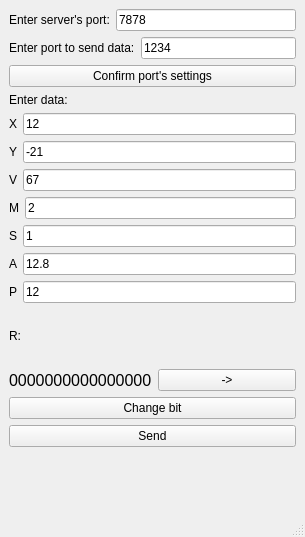
<?xml version="1.0" encoding="UTF-8"?>
<ui version="4.0">
 <class>Server</class>
 <widget class="QMainWindow" name="Server">
  <property name="geometry">
   <rect>
    <x>0</x>
    <y>0</y>
    <width>305</width>
    <height>537</height>
   </rect>
  </property>
  <property name="windowTitle">
   <string>Server</string>
  </property>
  <widget class="QWidget" name="centralwidget">
   <layout class="QVBoxLayout" name="verticalLayout_4">
    <item>
     <layout class="QVBoxLayout" name="verticalLayout_2">
      <item>
       <layout class="QVBoxLayout" name="verticalLayout">
        <item>
         <layout class="QHBoxLayout" name="horizontalLayout_9">
          <item>
           <widget class="QLabel" name="x_label_3">
            <property name="text">
             <string>Enter server's port:</string>
            </property>
           </widget>
          </item>
          <item>
           <widget class="QLineEdit" name="serv_port_edit">
            <property name="text">
             <string>7878</string>
            </property>
           </widget>
          </item>
         </layout>
        </item>
        <item>
         <layout class="QHBoxLayout" name="horizontalLayout_2">
          <item>
           <widget class="QLabel" name="x_label_2">
            <property name="text">
             <string>Enter port to send data:</string>
            </property>
           </widget>
          </item>
          <item>
           <widget class="QLineEdit" name="send_port_edit">
            <property name="text">
             <string>1234</string>
            </property>
           </widget>
          </item>
         </layout>
        </item>
        <item>
         <widget class="QPushButton" name="confirm_button">
          <property name="text">
           <string>Confirm port's settings</string>
          </property>
         </widget>
        </item>
        <item>
         <widget class="QLabel" name="label">
          <property name="text">
           <string>Enter data:</string>
          </property>
         </widget>
        </item>
        <item>
         <layout class="QHBoxLayout" name="horizontalLayout">
          <item>
           <widget class="QLabel" name="x_label">
            <property name="text">
             <string>X</string>
            </property>
           </widget>
          </item>
          <item>
           <widget class="QLineEdit" name="x_edit">
            <property name="text">
             <string>12</string>
            </property>
           </widget>
          </item>
         </layout>
        </item>
        <item>
         <layout class="QHBoxLayout" name="horizontalLayout_3">
          <item>
           <widget class="QLabel" name="y_label">
            <property name="text">
             <string>Y</string>
            </property>
           </widget>
          </item>
          <item>
           <widget class="QLineEdit" name="y_edit">
            <property name="text">
             <string>-21</string>
            </property>
           </widget>
          </item>
         </layout>
        </item>
        <item>
         <layout class="QHBoxLayout" name="horizontalLayout_4">
          <item>
           <widget class="QLabel" name="v_label">
            <property name="text">
             <string>V</string>
            </property>
           </widget>
          </item>
          <item>
           <widget class="QLineEdit" name="v_edit">
            <property name="text">
             <string>67</string>
            </property>
           </widget>
          </item>
         </layout>
        </item>
        <item>
         <layout class="QHBoxLayout" name="horizontalLayout_5">
          <item>
           <widget class="QLabel" name="m_label">
            <property name="text">
             <string>M</string>
            </property>
           </widget>
          </item>
          <item>
           <widget class="QLineEdit" name="m_edit">
            <property name="text">
             <string>2</string>
            </property>
           </widget>
          </item>
         </layout>
        </item>
        <item>
         <layout class="QHBoxLayout" name="horizontalLayout_6">
          <item>
           <widget class="QLabel" name="s_label">
            <property name="text">
             <string>S</string>
            </property>
           </widget>
          </item>
          <item>
           <widget class="QLineEdit" name="s_edit">
            <property name="text">
             <string>1</string>
            </property>
           </widget>
          </item>
         </layout>
        </item>
        <item>
         <layout class="QHBoxLayout" name="horizontalLayout_7">
          <item>
           <widget class="QLabel" name="a_label">
            <property name="text">
             <string>A</string>
            </property>
           </widget>
          </item>
          <item>
           <widget class="QLineEdit" name="a_edit">
            <property name="text">
             <string>12.8</string>
            </property>
           </widget>
          </item>
         </layout>
        </item>
        <item>
         <layout class="QHBoxLayout" name="horizontalLayout_8">
          <item>
           <widget class="QLabel" name="p_label">
            <property name="text">
             <string>P</string>
            </property>
           </widget>
          </item>
          <item>
           <widget class="QLineEdit" name="p_edit">
            <property name="text">
             <string>12</string>
            </property>
           </widget>
          </item>
         </layout>
        </item>
       </layout>
      </item>
      <item>
       <widget class="QLabel" name="label_2">
        <property name="text">
         <string>R:</string>
        </property>
       </widget>
      </item>
      <item>
       <layout class="QVBoxLayout" name="verticalLayout_3">
        <item>
         <layout class="QHBoxLayout" name="horizontalLayout_10">
          <item>
           <widget class="QLabel" name="r_bits">
            <property name="font">
             <font>
              <pointsize>12</pointsize>
             </font>
            </property>
            <property name="text">
             <string>0000000000000000</string>
            </property>
           </widget>
          </item>
          <item>
           <widget class="QPushButton" name="next_bit_button">
            <property name="text">
             <string>-&gt;</string>
            </property>
           </widget>
          </item>
         </layout>
        </item>
        <item>
         <widget class="QPushButton" name="change_bit_button">
          <property name="text">
           <string>Change bit</string>
          </property>
         </widget>
        </item>
       </layout>
      </item>
      <item>
       <widget class="QPushButton" name="send_button">
        <property name="text">
         <string>Send</string>
        </property>
       </widget>
      </item>
      <item>
       <widget class="QLabel" name="error_label">
        <property name="text">
         <string/>
        </property>
       </widget>
      </item>
     </layout>
    </item>
   </layout>
  </widget>
  <widget class="QMenuBar" name="menubar">
   <property name="geometry">
    <rect>
     <x>0</x>
     <y>0</y>
     <width>305</width>
     <height>21</height>
    </rect>
   </property>
  </widget>
  <widget class="QStatusBar" name="statusbar"/>
 </widget>
 <resources/>
 <connections/>
</ui>
